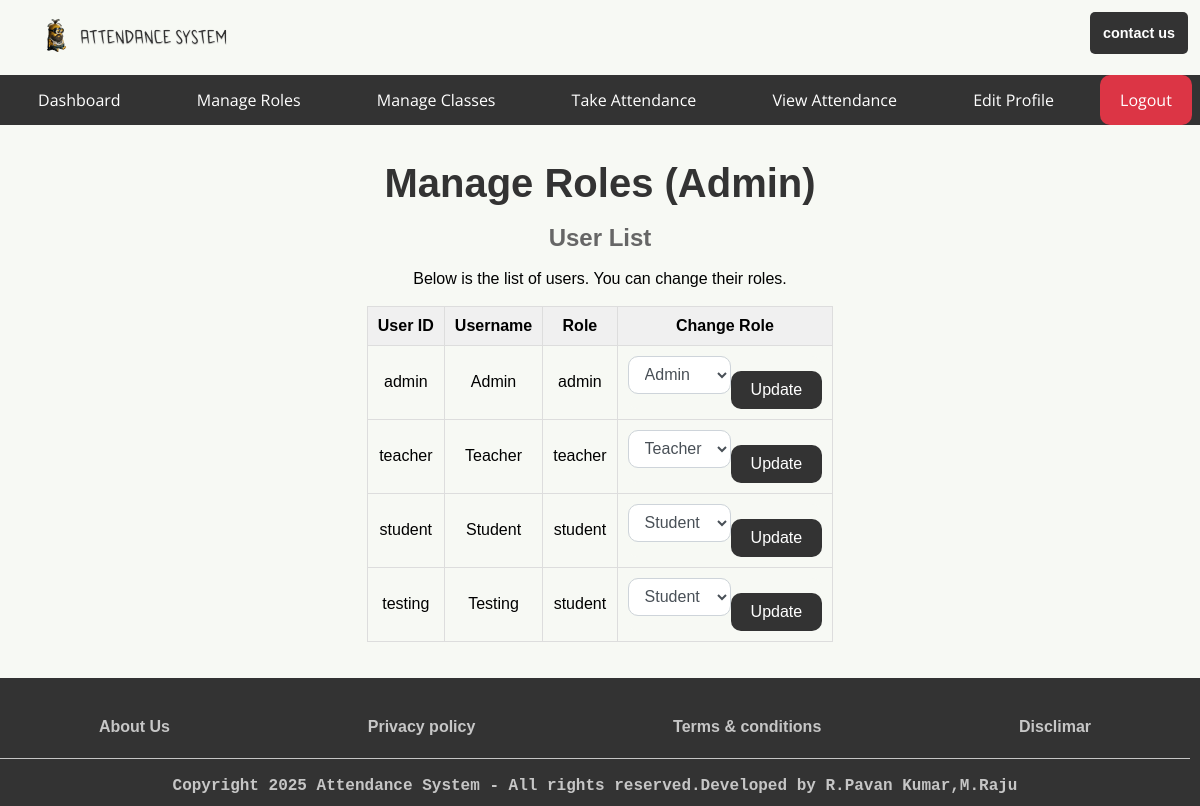
The app's page /admin/manage_roles (signed in), older data.
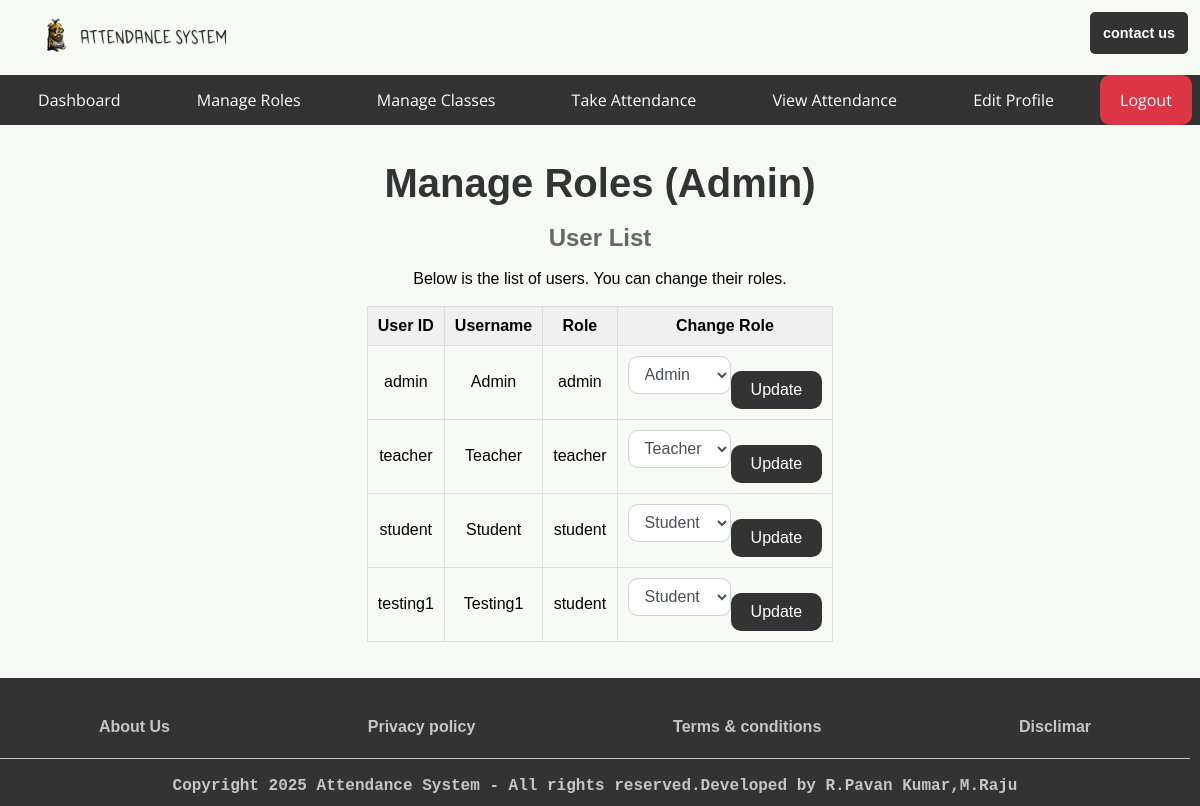
The same page, newer data.
### app.py (models this page shows, shortened)
class User(db.Model):
    userid = db.Column(db.String(10), primary_key=True, unique=True, nullable=False)
    username = db.Column(db.String(150), nullable=False)
    password_hash = db.Column(db.String(150), nullable=False)
    role = db.Column(db.String(50), nullable=False)

### app.py (the view, shortened to what this page needs)
@app.route('/admin/manage_roles', methods=['GET', 'POST'])
@role_required('admin')
def manage_roles():
    users = User.query.all()  # Get all users from the database
    return render_template('auth/dashboards/admin/manage_roles.html', users=users)

### app.py (called while the page is built)
def role_required(roles):
    if not isinstance(roles, list):
        roles = [roles]  # Ensure roles is a list
    def decorator(func):
        @wraps(func)
        def wrapper(*args, **kwargs):
            if 'username' not in session:
                return redirect(url_for('login'))
            user = User.query.filter_by(username=session['username']).first()
            if user.role not in roles:  # Check if the user's role is in the allowed roles list
                return redirect(url_for('index'))  # Redirect to the home page if unauthorized
            return func(*args, **kwargs)
        return wrapper
    return decorator

### templates/auth/dashboards/admin/manage_roles.html (shortened to what this page needs)
{% extends 'base/base_admin.html' %}
{% block body %}
<main>
    <h1>Manage Roles (Admin)</h1><br/>
    <h2>User List</h2><br/>
    <p>Below is the list of users. You can change their roles.</p><br/>
    <div style="overflow-x: auto; max-width: 100%;">
    <table>
        <thead>
            <tr>
                <th>User ID</th>
                <th>Username</th>
                <th>Role</th>
                <th>Change Role</th>
            </tr>
        </thead>
        <tbody>
            {% if users %}
                {% for user in users %}
                    <tr>
                        <td>{{ user.userid }}</td>
                        <td>{{ user.username }}</td>
                        <td>{{ user.role }}</td>
                        <td>
                            <form class="role-form" action="{{ url_for('manage_roles') }}" method="POST">
                                <select name="role" class="form-control">
                                    <option value="admin" {% if user.role == 'admin' %}selected{% endif %}>Admin</option>
                                    <option value="teacher" {% if user.role == 'teacher' %}selected{% endif %}>Teacher</option>
                                    <option value="student" {% if user.role == 'student' %}selected{% endif %}>Student</option>
                                </select>
                                <button type="submit" class="role-btn">Update</button>
                            </form>
                        </td>
                    </tr>
                {% endfor %}
            {% else %}
                <tr><td colspan="4">No users found.</td></tr>
            {% endif %}
        </tbody>
    </table>
</div>
</main>
{% endblock body %}

Row changes from the older to the newer data that the page shows:
removed User: userid "testing", username "Testing", role "student", role "Student"
added User: userid "testing1", username "Testing1", role "student", role "Student"
